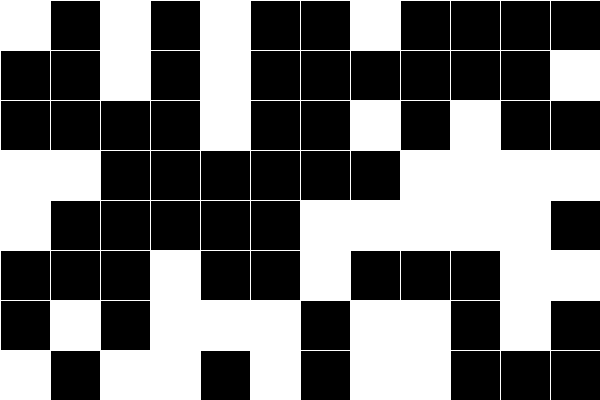
Frame 1 (no input)
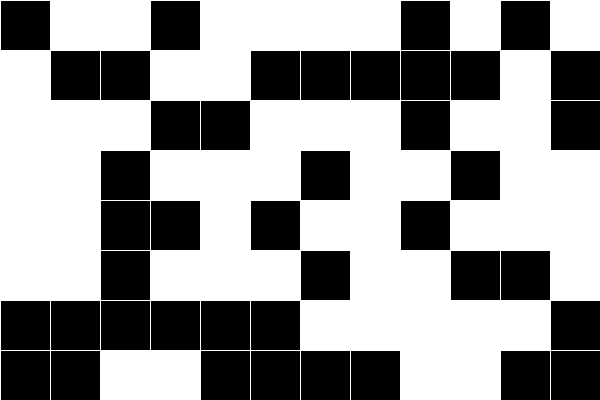
Frame 60 (the mouse pressed at the canvas centre just before this capture)
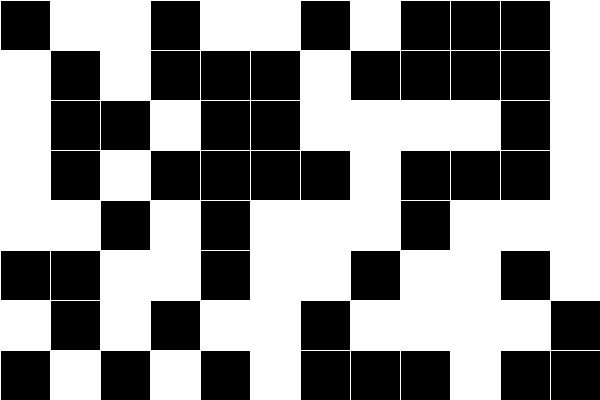
Frame 120 (the mouse held since frame 60 and released just before this capture)

The Processing sketch that drew these frames (run headless with seeded random() and noise(); from frame 60 on, the mouse is pressed at the canvas centre):

// Processing sketch: domino
// ── domino.pde
void setup()
{
  size(600, 400);
  smooth();
  stroke(255);
  frameRate(8);
}

int res = 50; // resolution of grid

void draw()
{
  for(int i=0; i<height; i+=res) {
    for(int j=0; j<width; j+=res) {
      fill(255 * int(random(2)));
      rect(j, i, res, res);
    }
  }
}
